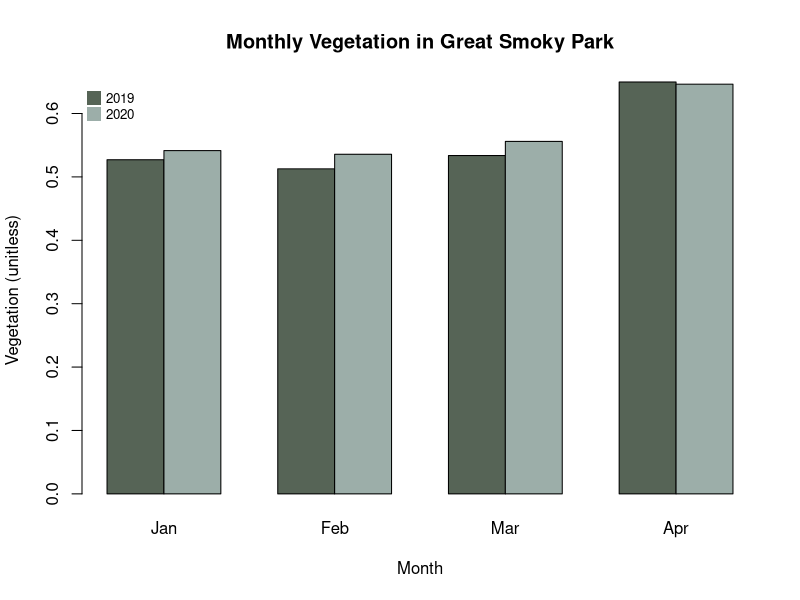
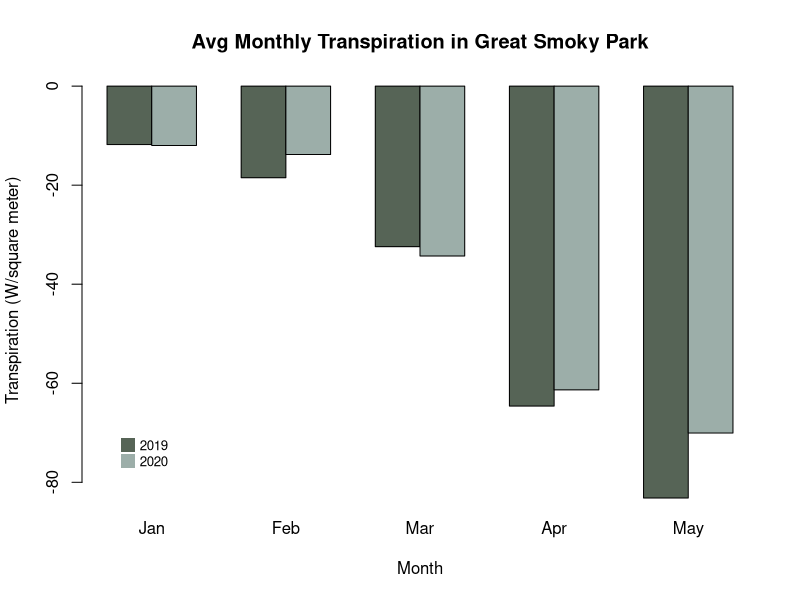

Write R code to recreate these figures, in order.
setwd("/Users/hannah/Desktop/SpaceApps2020/")

#NDVI Data
#read in data from 2020 - obtained from Giovanni
f2020 <- as.data.frame(read.csv("ndvi_2020.csv", header=TRUE, skip = 8))
f2020 <- f2020[,-1]

#read in data from 2019 - obtained from Giovanni
f2019 <- as.data.frame(read.csv("ndvi_2019.csv", header=TRUE, skip = 8))
f2019 <- f2019[,-1]

bar_data <- rbind(t(f2019), t(f2020))
colnames(bar_data) <- c("Jan", "Feb", "Mar", "Apr")
rownames(bar_data) <- c("2019", "2020")

barplot(as.matrix(bar_data), names.arg=colnames(bar_data), beside=T, main="Monthly Vegetation in Great Smoky Park", xlab="Month", ylab="Vegetation (unitless)", col=c("#566456", "#9CAEA9"))
legend("topleft",legend=c("2019", "2020"), col=c("#566456", "#9CAEA9"), pch=15, cex=0.8, bty="n", pt.cex=1.8)

#Transpiration Data
f2020 <- as.data.frame(read.csv("transpiration_2020.csv", header=TRUE, skip = 8))
f2020 <- f2020[-which(grepl("02-29", f2020[,1], fixed = TRUE)),] #ignores leap day

f2019 <- as.data.frame(read.csv("transpiration_2019.csv", header=TRUE, skip = 8))[1:3493,]

month <- data.frame(f2020$time)
month <- lapply(month, function(y) gsub(".*-(.*)-.*", "\\1", y))
f2019 <- cbind(f2019, month)
f2020 <- cbind(f2020, month)

colnames(f2019) <- c("Date", "Transp", "month")
colnames(f2020) <- c("Date", "Transp", "month")

bar_data <- data.frame(matrix(ncol=5, nrow=2))
colnames(bar_data) <- c("Jan", "Feb", "Mar", "Apr", "May")
rownames(bar_data) <- c("2019", "2020")

for (i in c(1:5)){
  temp19 <- f2019[which(f2019$month==paste("0",i,sep="")),]
  temp20 <- f2020[which(f2020$month==paste("0",i,sep="")),]
  bar_data[1,i] <- sum(temp19[,2], na.rm=TRUE)/nrow(temp19)
  bar_data[2,i] <- sum(temp20[,2], na.rm=TRUE)/nrow(temp20)
}

barplot(as.matrix(bar_data), names.arg=colnames(bar_data), beside=T, main="Avg Monthly Transpiration in Great Smoky Park", xlab="Month", ylab="Transpiration (W/square meter)", col=c("#566456", "#9CAEA9"))
legend("bottomleft", inset=0.05,legend=c("2019", "2020"), col=c("#566456", "#9CAEA9"), pch=15, cex=0.8, bty="n", pt.cex=1.8)
